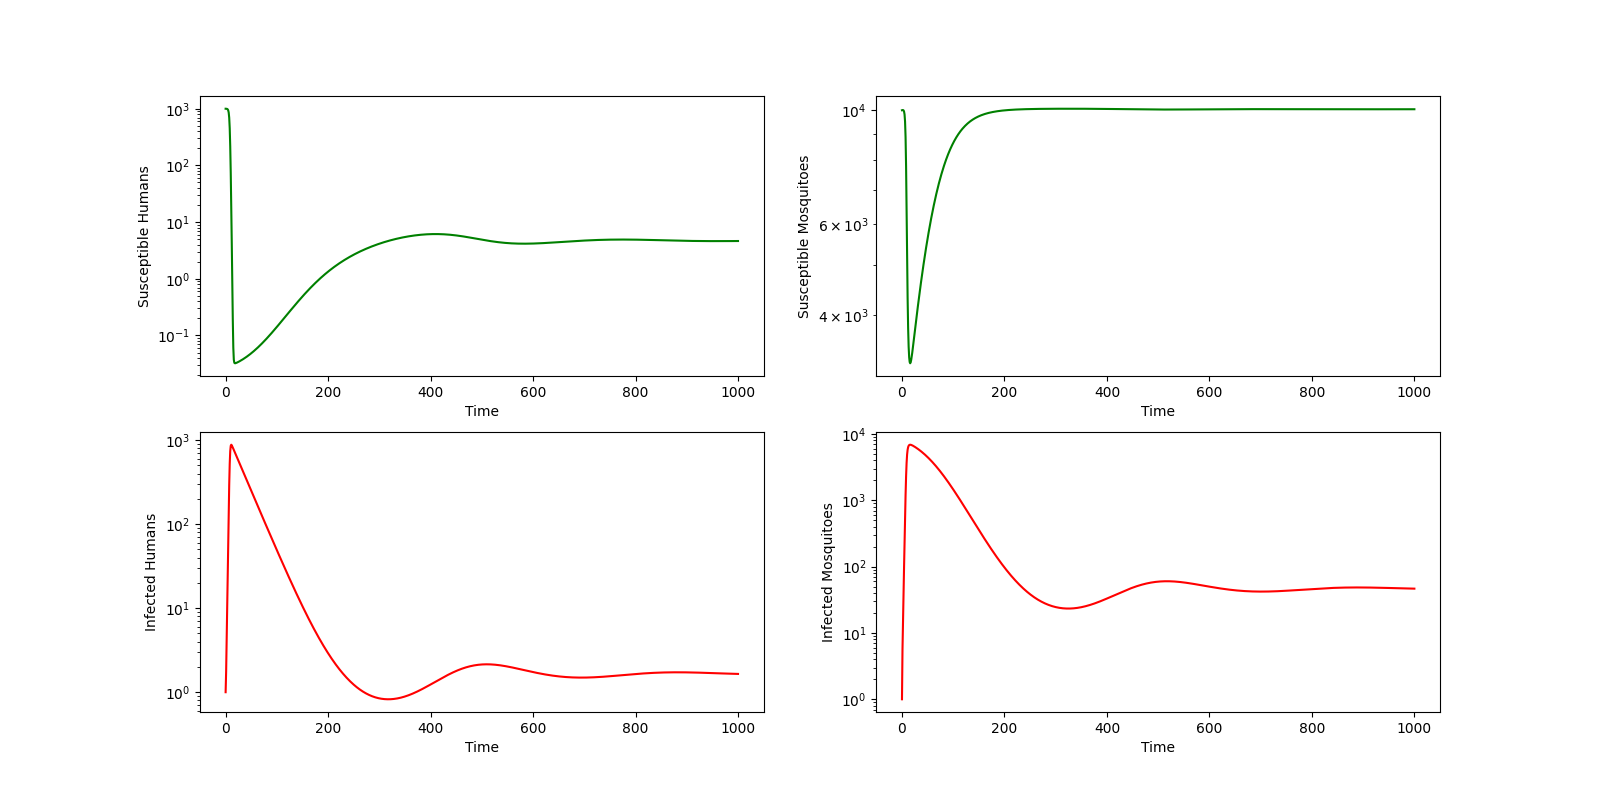

This figure's Python source:
#!/usr/bin/env python3

####################################################################
###    This is the PYTHON version of program 4.4 from page 136 of  #
### "Modeling Infectious Disease in humans and animals"            #
### by Keeling & Rohani.										   #
###																   #
### It is a simple model of vector borne transmission of infection.#
### We implicitly assume a vector-notation, which humans being the #
### first entry and mosquitoes being the second.                   #
### n the default parameterisation of the model mosquitoes never   #
### recover from infection, although this is allowed by the 	   #
### general formulation.                                           #
####################################################################

###################################
### Written by Ilias Soumpasis    #
### [email redacted] (work) #
### [email redacted]	  #
###################################

# Environment Preparation
import scipy.integrate as spi
import numpy as np
import pylab as pl

# Parameters
r=0.5/1e3;
beta=np.array([[0, 0.5], [0.8, 0]]);
gamma=np.array([0.033, 0]);
mu=np.array([5.5e-5, 0.143]);
nu=np.array([5.5e-2, 1.443e3]);
X0=np.array([1e3, 1e4]);
Y0=np.array([1, 1]);
ND=MaxTime=1000.0;
TS=1.0

INPUT=np.hstack((X0,Y0))

# Model Defintion
def diff_eqs(INP,t):
	'''The main set of equations'''
	Y=np.zeros((4))
	V = INP
	Y[0] = nu[0] - V[0] * r * (beta[0][1]*V[3]) - mu[0] * V[0]
	Y[1] = nu[1] - V[1] * r * (beta[1][0]*V[2]) - mu[1] * V[1]
	Y[2] = V[0] * r * (beta[0][1]*V[3]) - gamma[0] * V[2] - mu[0] * V[2]
	Y[3] = V[1] * r * (beta[1][0]*V[2]) - mu[1] * V[3]
	return Y   # For odeint

# Model Run
t_start = 0.0; t_end = ND; t_inc = TS
t_range = np.arange(t_start, t_end+t_inc, t_inc)
RES = spi.odeint(diff_eqs,INPUT,t_range)

# Print Results
print (RES)

#Ploting
pl.figure(figsize=(16, 8))
pl.subplot(311)
pl.subplot(221)
pl.semilogy(RES[:,0], 'g', label='SH')
pl.xlabel('Time')
pl.ylabel('Susceptible Humans')
pl.subplot(222)
pl.semilogy(RES[:,1], 'g', label='SM')
pl.xlabel('Time')
pl.ylabel('Susceptible Mosquitoes')
pl.subplot(223)
pl.semilogy(RES[:,2], 'r', label='IH')
pl.xlabel('Time')
pl.ylabel('Infected Humans')
pl.subplot(224)
pl.semilogy(RES[:,3], 'r', label='IM')
pl.xlabel('Time')
pl.ylabel('Infected Mosquitoes')
pl.savefig('Program_4_4.png')
pl.show()
